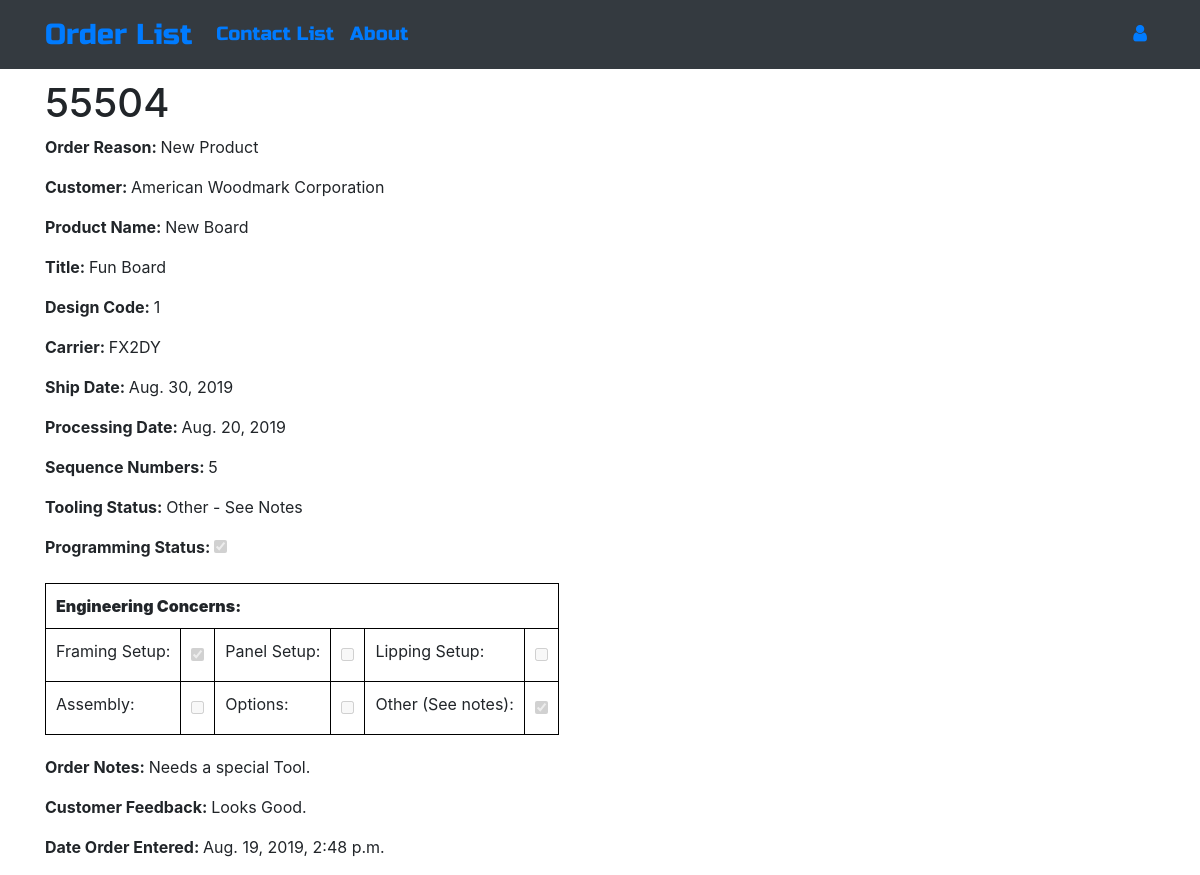
Page /order/4 on the earlier database version.
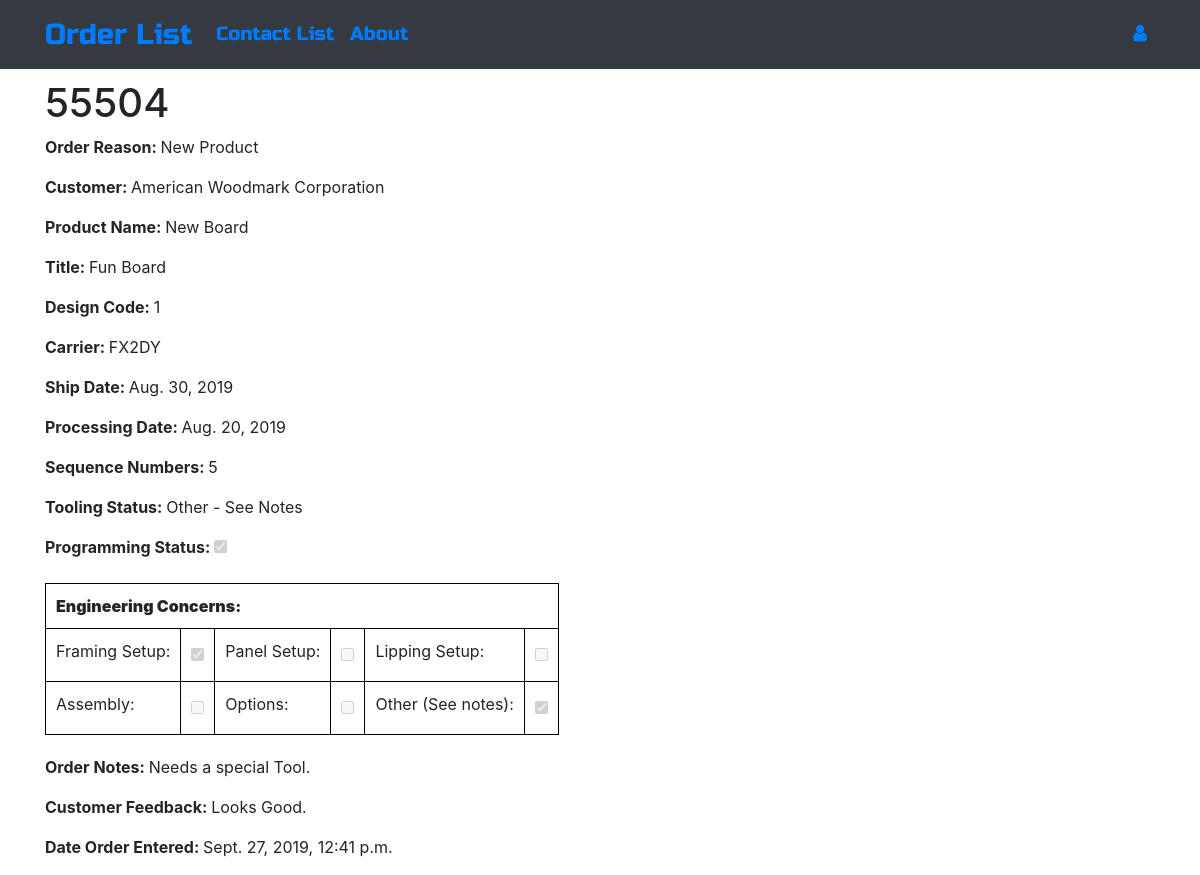
Same page on the later database version.
### ordermanager/models.py (models this page shows, shortened)
class Order(models.Model):
    CUSTOMERS = (
        ("American Woodmark Corporation", "American Woodmark Corporation"),
        ("ACP", "ACP"),
        ("Jim Bishop", "Jim Bishop"),
        ("Fabritec", "Fabritec"),
        ("Hanssem", "Hanssem"),
        ("KabinArt", "KabinArt"),
        ("Legacy", "Legacy"),
        ("MasterBrand Cabinets, Inc", "MasterBrand Cabinets, Inc"),
        ("Unicor", "Unicor"),
    )
    CARRIER = (
        ("UPEXP", "UPEXP"),
        ("UPSAR", "UPSAR"),
        ("UPSBL", "UPSBL"),
        ("UPSCN", "UPSCN"),
        ("UPSGR", "UPSGR"),
        ("UPSRD", "UPSRD"),
        ("UPSRS", "UPSRS"),
        ("UPSSV", "UPSSV"),
        ("UPSWX", "UPSWX"),
        ("UPS2A", "UPS2A"),
        ("UPS3D", "UPS3D"),
        ("FX2DY", "FX2DY"),
        ("FXSTD", "FXSTD"),
        ("FXPAM", "FXPAM"),
        ("FXGRN", "FXGRN"),
        ("FXFNL", "FXFNL"),
        ("Customer Pickup", "Customer Pickup"),
    )
    REASON = (
        ("New Product", "New Product"),
        ("Not Applicable", "Not Applicable"),
        ("Unusual Size", "Unusual Size"),
        ("Unusual Profile", "Unusual Profile"),
        ("Unusual Material", "Unusual Material"),
        ("Obsolete Product", "Obsolete Product"),
        ("Non-Existing Material Specification", "Non-Existing Material Specification"),  # Order 26
        ("Customer Sample", "Customer Sample"),  # Order 26
        ("Special Assembly", "Special Assembly"),  # Order 26
        ("Special Inspection", "Special Inspection"),
        ("Special Packaging", "Special Packaging"),  # Order 26
        ("Profile Testing", "Profile Testing"),  # Order 26
        ("Process Testing", "Process Testing"),  # Order 26
    )
    TOOLING = (
        ("On Floor", "On Floor"),
        ("In Grinding Room", "In Grinding Room"),
        ("Other - See Notes", "Other - See Notes"),
    )
    author = models.ForeignKey('auth.User', on_delete=models.CASCADE)
    order_number = models.CharField(max_length=255)
    order_reason = models.CharField(max_length=50, choices=REASON)
    customer = models.CharField(max_length=50, choices=CUSTOMERS)
    product_name = models.CharField(max_length=255)
    title = models.CharField(max_length=255)
    design_code = models.CharField(max_length=255)
    carrier = models.CharField(max_length=20, choices=CARRIER)
    ship_date = models.DateField()
    process_date = models.DateField()
    sequence_numbers = models.CharField(max_length=255)
    tooling_status = models.CharField(max_length=20, choices=TOOLING)
    programming_status = models.BooleanField(default=False)
    engineering_framing_setup = models.BooleanField(default=False)
    engineering_panel_setup = models.BooleanField(default=False)
    engineering_lipping_setup = models.BooleanField(default=False)
    engineering_assembly = models.BooleanField(default=False)
    engineering_options = models.BooleanField(default=False)
    engineering_other = models.BooleanField(default=False)
    order_notes = models.TextField(blank=True, null=True)
    feedback = models.TextField(blank=True, null=True)
    date = models.DateTimeField(auto_now=True)

### ordermanager/views.py (the view)
# urls.py: path('order/<int:pk>', views.OrderDetailView.as_view(), name='order_detail'),
class OrderDetailView(DetailView):
    model = Order

### ordermanager/templates/ordermanager/order_detail.html (shortened to what this page needs)
{% extends "ordermanager/base.html" %}
{% load bootstrap4 %}
{% block content %}
    <h1 class="ordertitle">{{ order.order_number }}
    </h1>
    <p><b>Order Reason: </b>{{ order.order_reason }}</p>
    <p><b>Customer: </b>{{ order.customer }}</p>
    <p><b>Product Name: </b>{{ order.product_name }}</p>
    <p><b>Title: </b>{{ order.title }}</p>
    <p><b>Design Code: </b>{{ order.design_code }}</p>
    <p><b>Carrier: </b>{{ order.carrier }}</p>
    <p><b>Ship Date: </b>{{ order.ship_date }}</p>
    <p><b>Processing Date: </b>{{ order.process_date }}</p>
    <p><b>Sequence Numbers: </b>{{ order.sequence_numbers }}</p>
    <p><b>Tooling Status: </b>{{ order.tooling_status }}</p>
    <p><b><label>Programming Status:
            <input type="checkbox" disabled
            {% if order.programming_status %}
                    checked
            {% endif %}>
        </label></b></p>
    <table>
        <tr><th colspan="6"><b>Engineering Concerns:</b></th></tr>
        <tr>
            <td><label for="framing">Framing Setup:</label></td>
            <td><input id="framing" type="checkbox" disabled
                {% if order.engineering_framing_setup %}
                    checked
                {% endif %}></td>
            <td><label for="panel">Panel Setup:</label></td>
            <td><input id="panel" type="checkbox" disabled
                ></td>
            <td><label for="lipping">Lipping Setup:</label></td>
            <td><input id="lipping" type="checkbox" class="checkbox" disabled
                ></td>
        </tr>
        <tr>
            <td><label for="assembly">Assembly:</label></td>
            <td><input id="assembly" type="checkbox" class="checkbox" disabled
                ></td>
            <td><label for="options">Options:</label></td>
            <td><input id="options" type="checkbox" class="checkbox" disabled
                ></td>
            <td><label for="other">Other (See notes):</label></td>
            <td><input id="other" type="checkbox" class="checkbox" disabled
                {% if order.engineering_other %}
                    checked
                {% endif %}></td>
        </tr>
    </table>
    <p><b>Order Notes: </b>{{ order.order_notes }}</p>
    <p><b>Customer Feedback: </b>{{ order.feedback }}</p>
    <p><b>Date Order Entered: </b>{{ order.date }}</p>
{% endblock %}

Differences in the rows shown:
changed Order "New Product": date "Aug. 19, 2019, 2:48 p.m." → "Sept. 27, 2019, 12:41 p.m."
